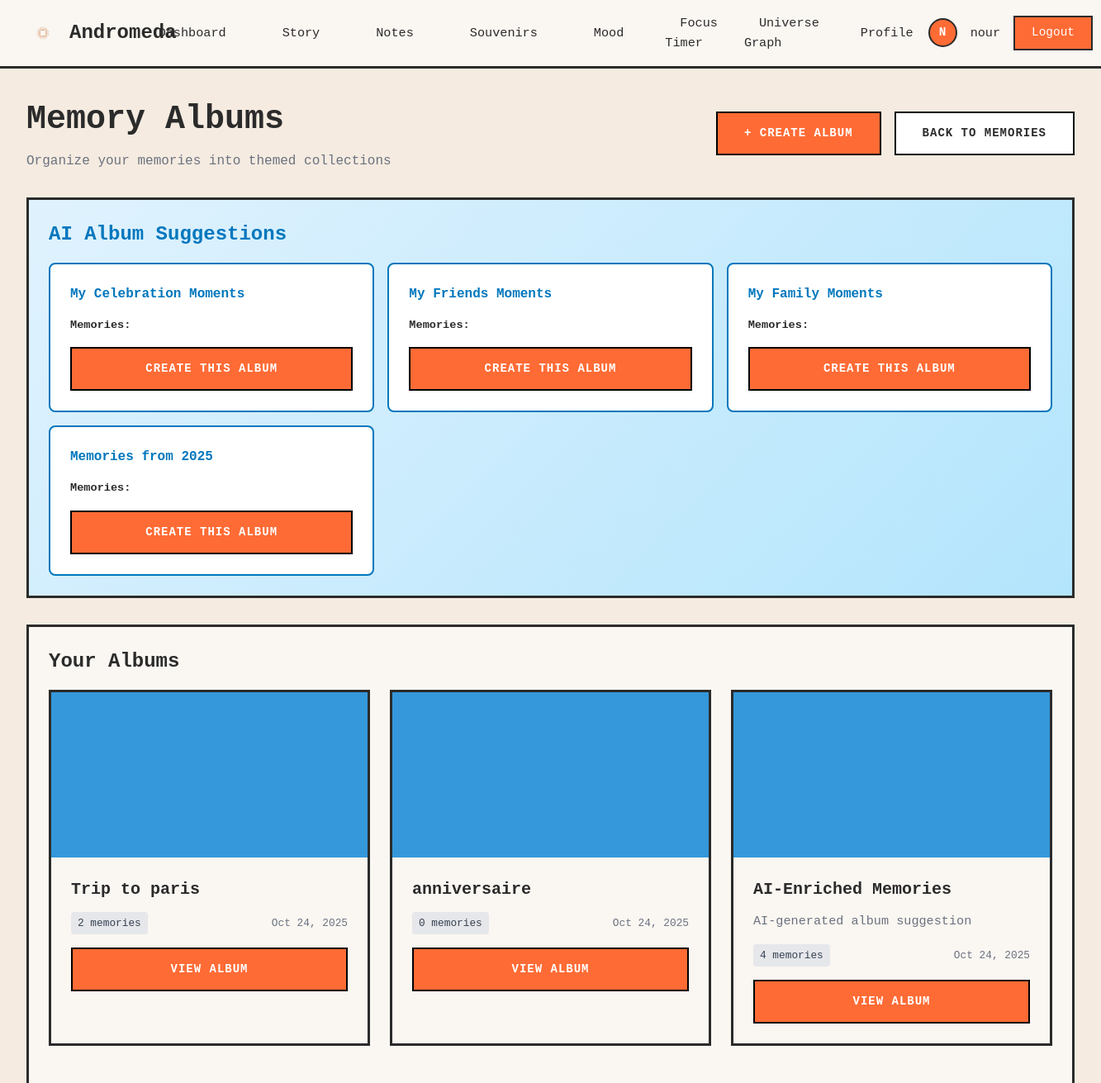
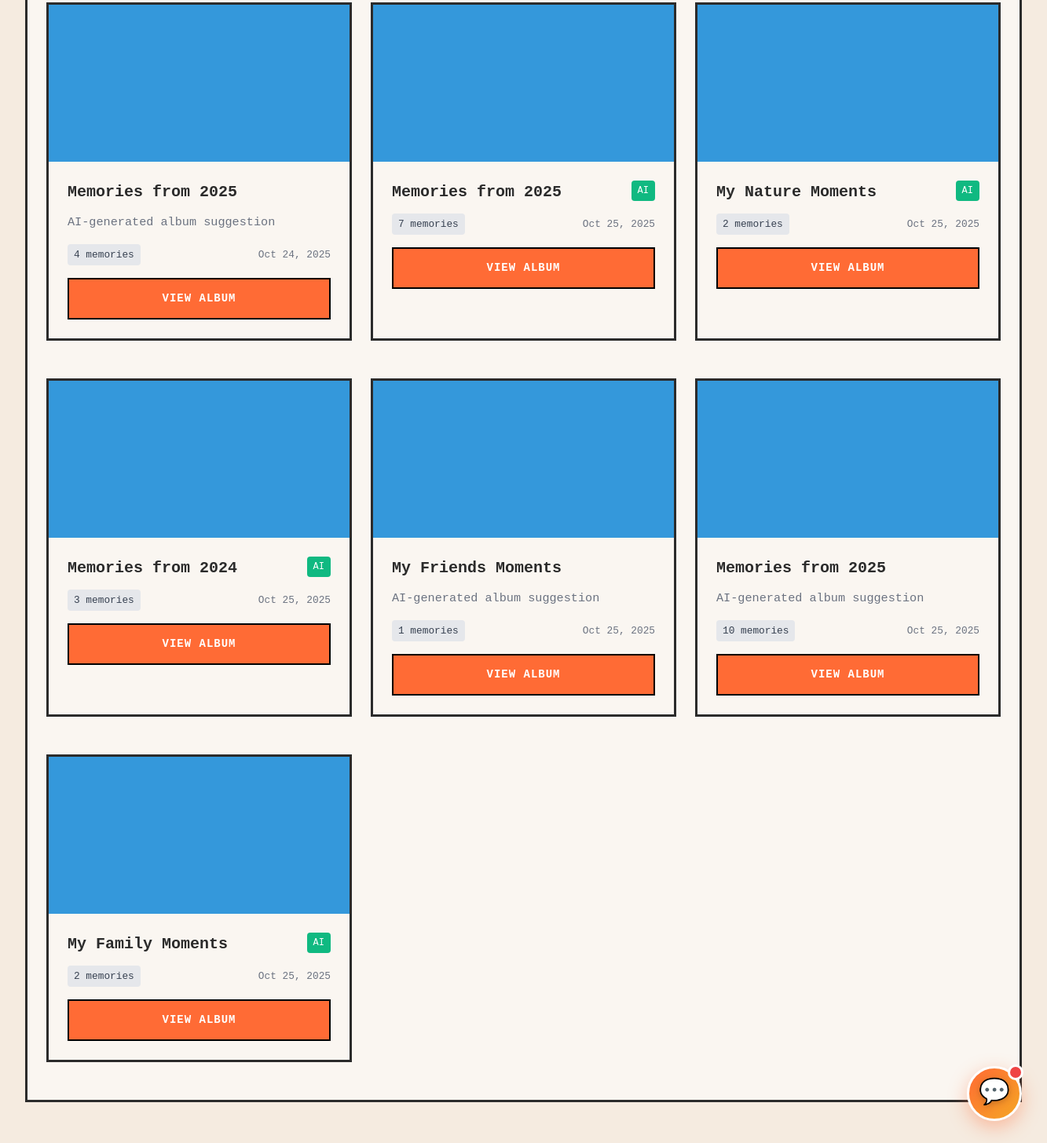
Screenshot of /albums/ (signed in) with the database file from the repository (2 pictures, top to bottom).
### core/models.py (models this page shows, shortened)
class User(AbstractUser):
    avatar_url = models.URLField(blank=True, null=True)
    groups = models.ManyToManyField(
        'auth.Group',
        verbose_name='groups',
        blank=True,
        help_text='The groups this user belongs to.',
        related_name='core_users',
        related_query_name='core_user',
    )
    user_permissions = models.ManyToManyField(
        'auth.Permission',
        verbose_name='user permissions',
        blank=True,
        help_text='Specific permissions for this user.',
        related_name='core_users',
        related_query_name='core_user',
    )

class AlbumSouvenir(models.Model):
    utilisateur = models.ForeignKey('User', on_delete=models.CASCADE, related_name='albums')
    titre = models.CharField(max_length=200, help_text="Album title")
    description = models.TextField(blank=True, help_text="Album description")
    is_auto_generated = models.BooleanField(default=False, help_text="Generated by AI")
    theme_auto = models.CharField(max_length=100, blank=True, default='', help_text="Auto-detected theme")
    souvenirs = models.ManyToManyField(Souvenir, related_name='albums', blank=True)
    couverture_generee = models.ImageField(upload_to='albums/', blank=True, help_text="Auto-generated cover")
    couleur_theme = models.CharField(max_length=7, default='#3498db', help_text="Theme color (hex)")
    is_public = models.BooleanField(default=False)
    ordre_affichage = models.IntegerField(default=0, help_text="Display order")
    created_at = models.DateTimeField(auto_now_add=True)
    updated_at = models.DateTimeField(auto_now=True)
    class Meta:
        ordering = ['ordre_affichage', '-created_at']
        verbose_name = "Memory Album"
        verbose_name_plural = "Memory Albums"

### core/views.py (the view)
# urls.py: path('albums/', views.liste_albums, name='liste_albums'),
@login_required
def liste_albums(request):
    albums = AlbumSouvenir.objects.filter(
        utilisateur=request.user
    ).annotate(souvenirs_total=Count('souvenirs'))
    suggestions = AIAnalysisService.generate_album_suggestions(request.user)
    context = {
        'albums': albums,
        'suggestions': suggestions,
    }
    return render(request, 'core/liste_albums.html', context)

### core/templates/core/liste_albums.html (shortened to what this page needs)
{% extends "core/dashboard_base.html" %}
{% block content %}
<div style="margin-bottom: 2rem;">
    <div style="display: flex; justify-content: space-between; align-items: center; margin-bottom: 1.5rem;">
        <div>
            <h1 style="font-size: 2.5rem; font-weight: bold; margin-bottom: 0.5rem;">Memory Albums</h1>
            <p style="color: var(--text-gray); font-size: 1rem;">Organize your memories into themed collections</p>
        </div>
        <div style="display: flex; gap: 1rem;">
            <a href="{% url 'core:creer_album' %}" class="btn-primary">
                + Create Album
            </a>
            <a href="{% url 'core:liste_souvenirs' %}" class="btn-secondary">
                Back to Memories
            </a>
        </div>
    </div>
</div>
{% if suggestions %}
<div class="card" style="margin-bottom: 2rem; background: linear-gradient(135deg, #e0f2fe 0%, #b3e5fc 100%);">
    <h2 class="card-title" style="color: #0277bd;">AI Album Suggestions</h2>
    <div style="display: grid; grid-template-columns: repeat(auto-fit, minmax(300px, 1fr)); gap: 1rem;">
        {% for suggestion in suggestions %}
        <div style="background: white; padding: 1.5rem; border-radius: 0.5rem; border: 2px solid #0277bd;">
            <h4 style="font-weight: bold; margin-bottom: 0.75rem; color: #0277bd;">{{ suggestion.title }}</h4>
            <p style="font-size: 0.85rem; margin-bottom: 1rem;"><strong>Memories:</strong> {{ suggestion.memory_count }}</p>
            <button class="btn-primary" style="width: 100%;" onclick="createSuggestedAlbum('{{ suggestion.title }}', '{{ suggestion.description }}', '{{ suggestion.type }}', '{{ suggestion.theme|default:"" }}', '{{ suggestion.year|default:"" }}')">
                Create This Album
            </button>
        </div>
        {% endfor %}
    </div>
</div>
{% endif %}
{% if albums %}
<div class="card">
    <h2 class="card-title">Your Albums</h2>
    <div style="display: grid; grid-template-columns: repeat(auto-fill, minmax(300px, 1fr)); gap: 1.5rem;">
        {% for album in albums %}
        <div class="card" style="padding: 0; overflow: hidden;">
            {% if album.couverture_generee %}
                <img src="{{ album.couverture_generee.url }}" alt="{{ album.titre }}" style="width: 100%; height: 200px; object-fit: cover;">
            {% else %}
                <div class="album-cover-placeholder" style="--album-color: {{ album.couleur_theme|default:'#3498db' }};">
                </div>
            {% endif %}
            <div style="padding: 1.5rem;">
                <div style="display: flex; justify-content: space-between; align-items: start; margin-bottom: 0.75rem;">
                    <h3 style="font-size: 1.25rem; font-weight: bold;">{{ album.titre }}</h3>
                    {% if album.is_auto_generated %}
                        <span style="background: #10b981; color: white; padding: 0.25rem 0.5rem; border-radius: 0.25rem; font-size: 0.75rem;">AI</span>
                    {% endif %}
                </div>
                {% if album.description %}
                <p style="color: var(--text-gray); font-size: 0.95rem; margin-bottom: 1rem; display: -webkit-box; -webkit-line-clamp: 2; line-clamp: 2; -webkit-box-orient: vertical; overflow: hidden;">{{ album.description }}</p>
                {% endif %}
                <div style="display: flex; justify-content: space-between; align-items: center; margin-bottom: 1rem;">
                    <span style="background: #e5e7eb; color: #374151; padding: 0.25rem 0.5rem; border-radius: 0.25rem; font-size: 0.8rem;">{{ album.souvenirs_total }} memories</span>
                    <span style="color: var(--text-gray); font-size: 0.8rem;">{{ album.created_at|date:"M j, Y" }}</span>
                </div>
                <a href="{% url 'core:detail_album' album.id %}" class="btn-primary" style="width: 100%; text-align: center;">
                    View Album
                </a>
            </div>
        </div>
        {% endfor %}
    </div>
</div>
{% endif %}
{% endblock %}

### core/templates/core/dashboard_base.html (shortened to what this page needs)
<!doctype html>
{% load static %}
<html lang="en">
<head>
    <script src="https://cdn.tailwindcss.com"></script>
    <link rel="stylesheet" href="{% static 'css/chase.css' %}">
</head>
<body>
    <nav class="navbar">
        <a href="{% url 'core:dashboard' %}" class="navbar-brand">
            <img src="{% static 'assets/logo.png' %}" alt="Andromeda Logo" onerror="this.style.display='none';">
            Andromeda
        </a>
        <ul class="navbar-menu" id="navbarMenu">
            <li><a href="{% url 'core:dashboard' %}" class="{% if request.resolver_match.url_name == 'dashboard' %}active{% endif %}">Dashboard</a></li>
            <li><a href="{% url 'core:story_inspiration' %}" class="{% if request.resolver_match.url_name == 'story_inspiration' %}active{% endif %}">Story</a></li>
            <li><a href="{% url 'notes:list' %}" class="{% if '/dashboard/notes/' in request.path %}active{% endif %}">Notes</a></li>
            <li><a href="{% url 'core:memories_dashboard' %}" class="{% if request.resolver_match.url_name == 'memories_dashboard' %}active{% endif %}">Souvenirs</a></li>
            <li><a href="{% url 'core:mood' %}" class="{% if request.resolver_match.url_name == 'mood' %}active{% endif %}">Mood</a></li>
            <li><a href="/focus/" class="{% if '/focus/' in request.path %}active{% endif %}">Focus Timer</a></li>
            <li><a href="/graph/" class="{% if '/graph/' in request.path %}active{% endif %}">Universe Graph</a></li>
            <li><a href="{% url 'core:profile' %}" class="{% if request.resolver_match.url_name == 'profile' %}active{% endif %}">Profile</a></li>
        </ul>
        <div class="navbar-user">
            {% if user.is_authenticated %}
                <div class="navbar-avatar">{{ user.username|slice:":1"|upper }}</div>
                <span class="navbar-username">{{ user.username }}</span>
                <form method="post" action="{% url 'logout' %}" style="display: inline;">
                    <button type="submit" class="btn-logout" style="margin: 0;">Logout</button>
                </form>
            {% else %}
                <a href="{% url 'login' %}" class="btn-logout">Login</a>
            {% endif %}
        </div>
    </nav>
    <div class="dashboard-container">
        {% block content %}{% endblock %}
    </div>
    <div id="chatbotFloat" onclick="toggleChatbot()" style="
        position: fixed;
        bottom: 2rem;
        right: 2rem;
        width: 70px;
        height: 70px;
        background: linear-gradient(135deg, var(--accent-orange) 0%, #f5a623 100%);
        border-radius: 50%;
        display: flex;
        align-items: center;
        justify-content: center;
        box-shadow: 0 8px 24px rgba(255, 107, 53, 0.4);
        cursor: pointer;
        transition: all 0.4s cubic-bezier(0.4, 0, 0.2, 1);
        z-index: 9999;
        border: 3px solid white;
        animation: floatPulse 3s ease-in-out infinite;
    " onmouseover="this.style.transform='scale(1.15) rotate(10deg)'; this.style.boxShadow='0 12px 32px rgba(255, 107, 53, 0.6)'" onmouseout="this.style.transform='scale(1) rotate(0deg)'; this.style.boxShadow='0 8px 24px rgba(255, 107, 53, 0.4)'">
        <span style="font-size: 2rem; filter: drop-shadow(0 2px 4px rgba(0,0,0,0.2));">💬</span>
    </div>
</body>
</html>

### core/templates/core/dashboard_base.html (style rules this page uses)
:root { --page-bg: #f5ebe0; --panel-bg: #faf6f1; --border-color: #2b2b2b; --accent-orange: #ff6b35; --text-dark: #2b2b2b; --text-gray: #6b7280; --separator-color: #d4c5b9; }
* { margin: 0; padding: 0; box-sizing: border-box; }
html { font-size: 16px; scroll-behavior: smooth; }
body { background: var(--page-bg) !important; color: var(--text-dark) !important; font-family: 'Courier New', monospace; -webkit-font-smoothing: antialiased; min-height: 100vh; }
.navbar { background: var(--panel-bg); border-bottom: 3px solid var(--border-color); padding: 1rem 2rem; display: flex; align-items: center; justify-content: space-between; position: sticky; top: 0; z-index: 1000; }
.navbar-brand { display: flex; align-items: center; gap: 0.75rem; font-size: 1.5rem; font-weight: bold; color: var(--text-dark); text-decoration: none; }
.navbar-brand img { width: 40px; height: 40px; object-fit: contain; }
.navbar-menu { display: flex; align-items: center; gap: 2rem; list-style: none; }
.navbar-menu a { color: var(--text-dark); text-decoration: none; font-size: 0.95rem; transition: color 0.2s ease; padding: 0.5rem 1rem; border: 2px solid transparent; }
.navbar-user { display: flex; align-items: center; gap: 1rem; }
.navbar-avatar { width: 35px; height: 35px; border-radius: 50%; background: var(--accent-orange); color: white; display: flex; align-items: center; justify-content: center; font-weight: bold; font-size: 0.9rem; border: 2px solid var(--border-color); }
.navbar-username { font-size: 0.95rem; color: var(--text-dark); }
.btn-logout { padding: 0.5rem 1.25rem; background: var(--accent-orange); color: white; border: 2px solid var(--border-color); cursor: pointer; font-family: 'Courier New', monospace; font-size: 0.9rem; transition: opacity 0.2s ease; text-decoration: none; display: inline-block; }
.dashboard-container { max-width: 1400px; margin: 0 auto; padding: 2rem; }
.card { background: var(--panel-bg); border: 3px solid var(--border-color); padding: 1.5rem; margin-bottom: 1.5rem; }
.card-title { font-size: 1.5rem; font-weight: bold; margin-bottom: 1rem; color: var(--text-dark); }
.btn-primary { background: var(--accent-orange); color: #FFFFFF; border: 2px solid #000000; border-radius: 0px; padding: 14px 32px; font-size: 14px; font-weight: 700; text-transform: uppercase; letter-spacing: 1px; cursor: pointer; transition: all 0.2s; box-shadow: none; font-family: 'Courier New', monospace; text-decoration: none; display: inline-block; }
.btn-secondary { background:#FFFFFF; color:var(--text-dark); border:2px solid #000000; border-radius:0; padding:14px 32px; font-size:14px; font-weight:700; text-transform:uppercase; letter-spacing:1px; cursor:pointer; transition: all 0.2s; font-family: 'Courier New', monospace; text-decoration: none; display: inline-block; }
#chatbotFloat::before { content: ''; position: absolute; top: -5px; right: -5px; width: 20px; height: 20px; background: #ef4444; border-radius: 50%; border: 3px solid white; animation: pulse 2s ease-in-out infinite; }

### core/templates/core/liste_albums.html (style rules this page uses)
.album-cover-placeholder { width: 100%; height: 200px; background: var(--album-color, #3498db); display: flex; align-items: center; justify-content: center; }

### rows the page displays
User: username "N", username "nour"
AlbumSouvenir: titre "Trip to paris", souvenirs_total "2", created_at "Oct 24, 2025"
AlbumSouvenir: titre "anniversaire", souvenirs_total "0", created_at "Oct 24, 2025"
AlbumSouvenir: titre "AI-Enriched Memories", description "AI-generated album suggestion", souvenirs_total "4", created_at "Oct 24, 2025"
AlbumSouvenir: titre "Memories from 2025", description "AI-generated album suggestion", souvenirs_total "4", created_at "Oct 24, 2025"
AlbumSouvenir: titre "Memories from 2025", is_auto_generated "AI", souvenirs_total "7", created_at "Oct 25, 2025"
AlbumSouvenir: titre "My Nature Moments", is_auto_generated "AI", souvenirs_total "2", created_at "Oct 25, 2025"
AlbumSouvenir: titre "Memories from 2024", is_auto_generated "AI", souvenirs_total "3", created_at "Oct 25, 2025"
AlbumSouvenir: titre "My Friends Moments", description "AI-generated album suggestion", souvenirs_total "1", created_at "Oct 25, 2025"
AlbumSouvenir: titre "Memories from 2025", description "AI-generated album suggestion", souvenirs_total "10", created_at "Oct 25, 2025"
AlbumSouvenir: titre "My Family Moments", is_auto_generated "AI", souvenirs_total "2", created_at "Oct 25, 2025"

### other values shown
{{ suggestion.title }} "My Celebration Moments" "My Friends Moments" "My Family Moments" "Memories from 2025"
